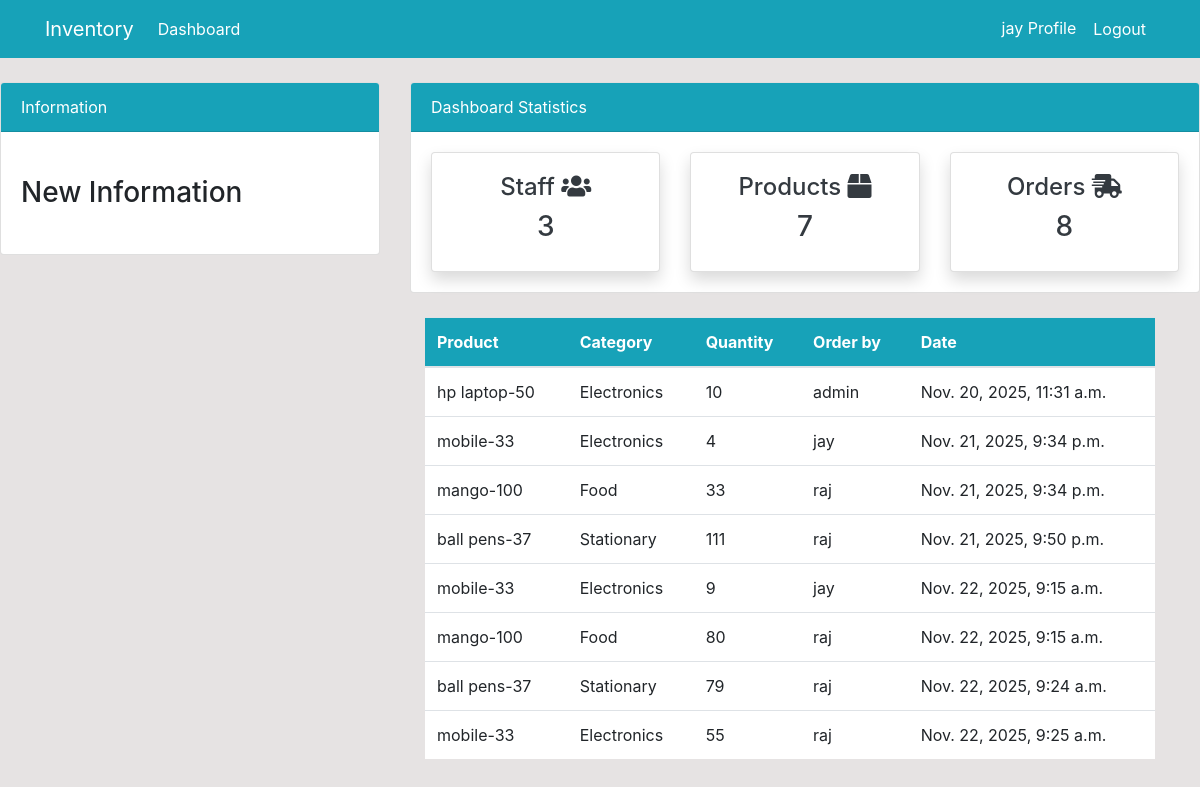
The page /order/ (signed in) on the database its author committed.
### dashboard/models.py (models this page shows, shortened)
class Order(models.Model):
    product = models.ForeignKey(Product, on_delete=models.CASCADE, null=True)
    staff = models.ForeignKey(User, models.CASCADE, null=True)
    order_quantity = models.PositiveIntegerField(null=True)
    date = models.DateTimeField(auto_now_add=True)
    class Meta:
        verbose_name_plural = 'Order'

class Product(models.Model):
    name = models.CharField(max_length=100, null=True)
    quantity = models.PositiveIntegerField(null=True)
    category = models.CharField(max_length=50, choices=CATEGORY, null=True)
    class Meta:
        verbose_name_plural = 'Product'
    def __str__(self):
        return f'{self.name}-{self.quantity}'

### dashboard/views.py (the view)
# urls.py: path('order/', views.order, name='dashboard-order')
@login_required
def order(request):
    orders = Order.objects.all()
    orders_count = orders.count()
    workers_count = User.objects.all().count()
    product_count = Product.objects.all().count()
    context = {
        'orders': orders,
        'workers_count' : workers_count,
        'orders_count' : orders_count,
        'product_count' : product_count
    }
    return render(request, 'dashboard/order.html', context)

### templates/dashboard/order.html (shortened to what this page needs)
{% extends 'partials/base.html' %}
{%block content %}
    {% include 'partials/topnav.html' %}
    <div class="container">
        <div class="row my-4">
            <div class="col-md-4">
            </div>
            <div class="col-md-8">
                <table class="table bg-white">
                    <thead class="bg-info">
                        <tr class="text-white">
                            <th scope="col">Product</th>
                            <th scope="col">Category</th>
                            <th scope="col">Quantity</th>
                            <th scope="col">Order by</th>
                            <th scope="col">Date</th>
                        </tr>
                    </thead>
                    <tbody>
                        {% for orders in orders %}
                        <tr>
                            <td>{{ orders.product }}</td>
                            <td>{{ orders.product.category }}</td>
                            <td>{{ orders.order_quantity }}</td>
                            <td>
                                {{ orders.staff.username }}
                            </td>
                            <td>
                                {{ orders.date }}
                            </td>
                        </tr>
                        {% endfor %}
                    </tbody>
                </table>
            </div>
        </div>
    </div>
{% endblock %}

### templates/partials/nav.html (shortened to what this page needs)
<nav class="navbar navbar-expand-lg navbar-info bg-info">
  <div class="container">
    {% if user.is_authenticated %}
    <a class="navbar-brand text-white" href="{% url 'dashboard-index' %}"
      >Inventory</a
    >
    <div class="collapse navbar-collapse" id="navbarSupportedContent">
      <ul class="navbar-nav mr-auto">
        <li class="nav-item active">
          <a class="nav-link text-white" href="{% url 'dashboard-index' %}"
            >Dashboard <span class="sr-only">(current)</span></a
          >
        </li>
      </ul>
      <ul class="navbar-nav ml-auto">
        <li class="nav-item active">
          <a class="nav-link text-white" href="{% url 'user-profile' %}"
            >{{ user.username }} Profile <span class="sr-only">(current)</span></a
          >
        </li>
        <li class="nav-item">
          <form method="post" action="{% url 'user-logout' %}">
            <button
              type="submit"
              class="btn btn-link nav-link text-white"
            >
              Logout
            </button>
          </form>
        </li>
      </ul>
      {% endif %}
    </div>
  </div>
</nav>

### static/style.css (style rules this page uses)
body { background: rgb(230, 227, 227); }

### rows shown on the page
Order: product "hp laptop-50", product.category "Electronics", order_quantity "10", staff.username "admin", date "Nov. 20, 2025, 11:31 a.m."
Order: product "mobile-33", product.category "Electronics", order_quantity "4", staff.username "jay", date "Nov. 21, 2025, 9:34 p.m."
Order: product "mango-100", product.category "Food", order_quantity "33", staff.username "raj", date "Nov. 21, 2025, 9:34 p.m."
Order: product "ball pens-37", product.category "Stationary", order_quantity "111", staff.username "raj", date "Nov. 21, 2025, 9:50 p.m."
Order: product "mobile-33", product.category "Electronics", order_quantity "9", staff.username "jay", date "Nov. 22, 2025, 9:15 a.m."
Order: product "mango-100", product.category "Food", order_quantity "80", staff.username "raj", date "Nov. 22, 2025, 9:15 a.m."
Order: product "ball pens-37", product.category "Stationary", order_quantity "79", staff.username "raj", date "Nov. 22, 2025, 9:24 a.m."
Order: product "mobile-33", product.category "Electronics", order_quantity "55", staff.username "raj", date "Nov. 22, 2025, 9:25 a.m."

### other values the page prints
{{ user.username }} "jay"
{{ workers_count }} "3"
{{ product_count }} "7"
{{ orders_count }} "8"
